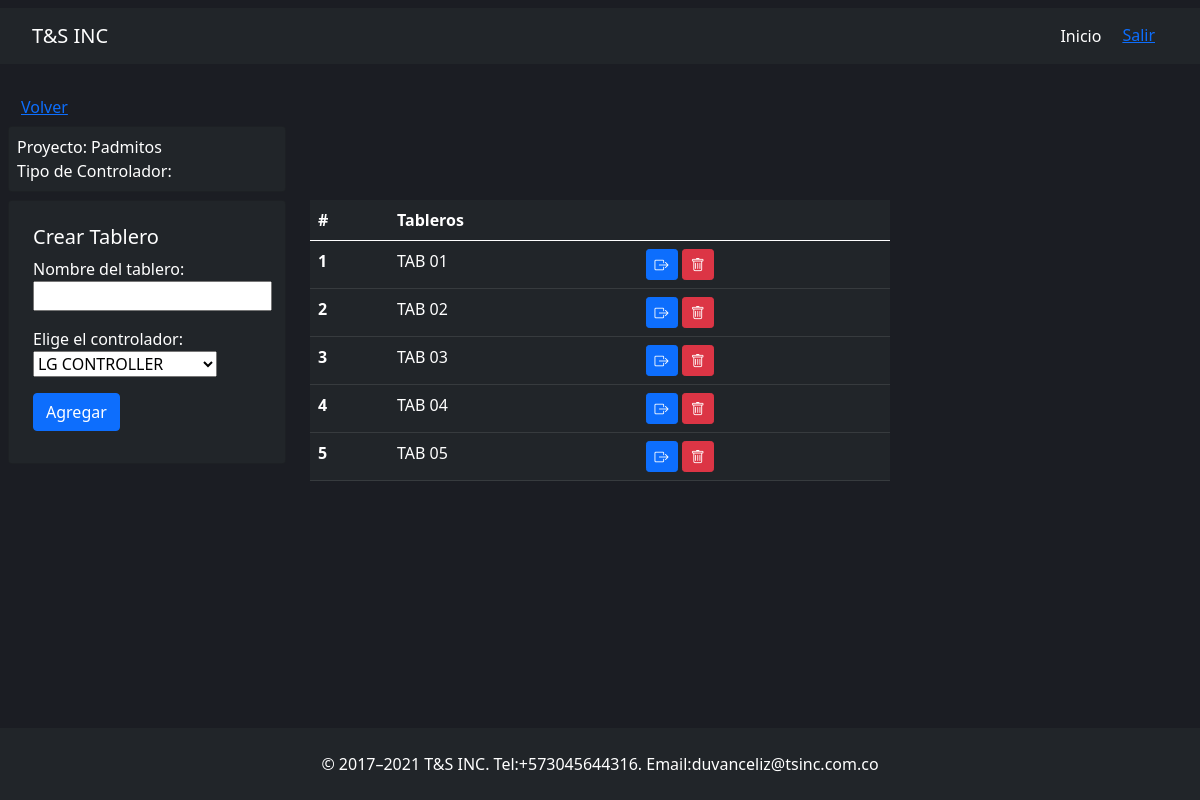
/project/tabs/3/ (signed in), run on an earlier commit of the app's database.
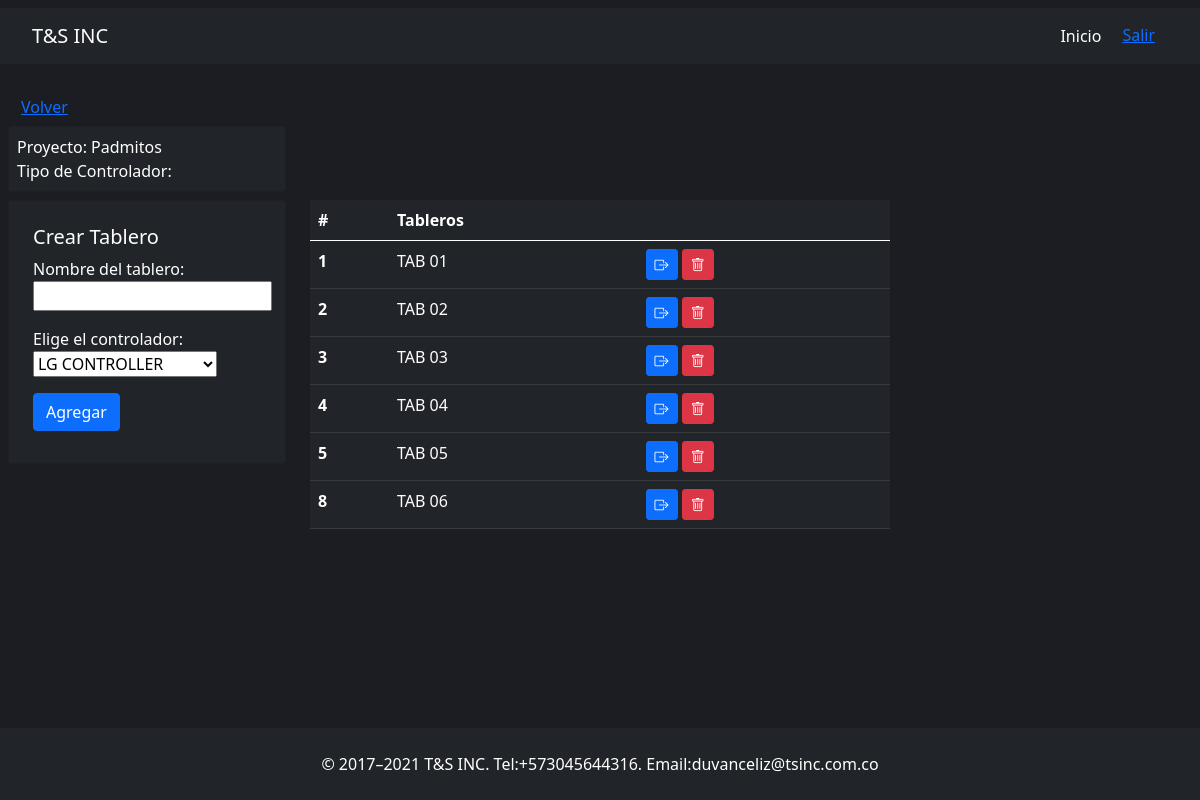
And on a later commit of the database.
### tsinc/models.py (models this page shows, shortened)
class Tabs(models.Model):
    tab_name = models.CharField(max_length=200, default=None)
    controller = models.CharField(max_length=100, null=True)
    project = models.ForeignKey(Project,on_delete=models.CASCADE, related_name='tabs', null=True, blank=True)

### tsinc/views.py (the view)
# urls.py: path('project/tabs/<int:id>/', views.tabs, name='tabs'),
@login_required
def tabs(request, id):
    if request.method == 'GET':
        project = Project.objects.get(id=id)
        tabs = project.tabs.all()
        return render(request,'tabs.html',{'tabs': tabs, 'form': CreateTab(), 'project':project})
    else:
        print(request.POST)
        project = Project.objects.get(id=id)
        Tabs.objects.create(tab_name = request.POST['tab_name'], controller= request.POST['controller'], project= project)
        return redirect("/project/tabs/{}/".format(id))

### tsinc/forms.py
class CreateTab(forms.Form):
    tab_name = forms.CharField(label="Nombre del tablero", max_length=200)
    OPCIONS_CHOICES_CONTROLLER = [
        ('LG CONTROLLER', 'LG CONTROLLER'),
        ('JONHSON CONTROLS', 'JONHSON CONTROLS'),
    ]
    controller = forms.ChoiceField(label="Elige el controlador", choices=OPCIONS_CHOICES_CONTROLLER)

### tsinc/templates/tabs.html
{% extends 'layout.html' %} {% block body %}
<div class="container">
  <div class="row mb-2">
    <div class="col-3">
      <a  class="btn btn-link" href="{% url 'home' %}">Volver</a>
      <div class="card bg-dark p-2">
        {% include 'components/offerHeader.html' %}
    </div>
  </div>
    <div class="col-6"></div>
    <div class="col-3"></div>
  </div>
    <div class="row">
        <div class="col-3">
          <div class="card bg-dark p-4">
            <h5>Crear Tablero</h5>
            {% include 'components/form.html' %}
          </div>
        </div>
      <div class="col-6">
        <table class="table table-hover table-dark">
          <thead>
            <tr>
              <th scope="col">#</th>
              <th scope="col">Tableros</th>
              <th scope="col"></th>
            </tr>
          </thead>
          <tbody>
            <tr>
              {% for tab in tabs %}
                <th scope="row">{{tab.id}}</th>
              <td>{{tab.tab_name}}</td>
              <td>
                <a class="btn btn-primary btn-sm" href="{% url 'create_page' tab.id %}"> <i class="bi bi-box-arrow-right"></i></a>
                <a class="btn btn-danger btn-sm" href="{% url 'delete_tab' tab.id %}" onclick="return verificar()"> <i class="bi bi-trash"></i> </a>
              </td>
            </tr>
            {%endfor%}
          </tbody>
        </table>
      </div>
      <div class="col-3">
      </div>
    </div>
  </div>
{% endblock %}

What changed in the data, as far as the page shows it:
added Tabs: id "8", tab_name "TAB 06"
